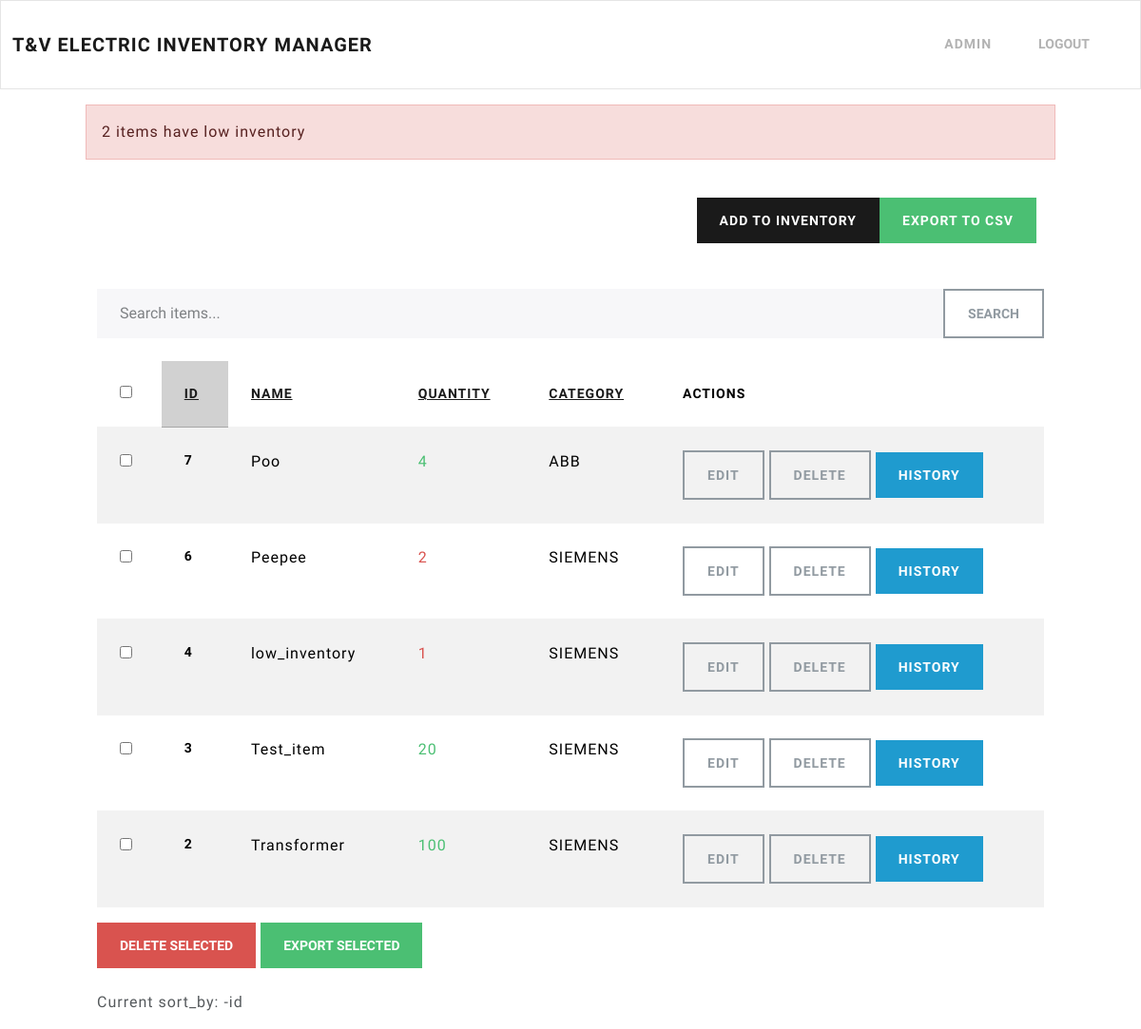
The page /dashboard/?q=&sort=-id (signed in) on the database as committed earlier.
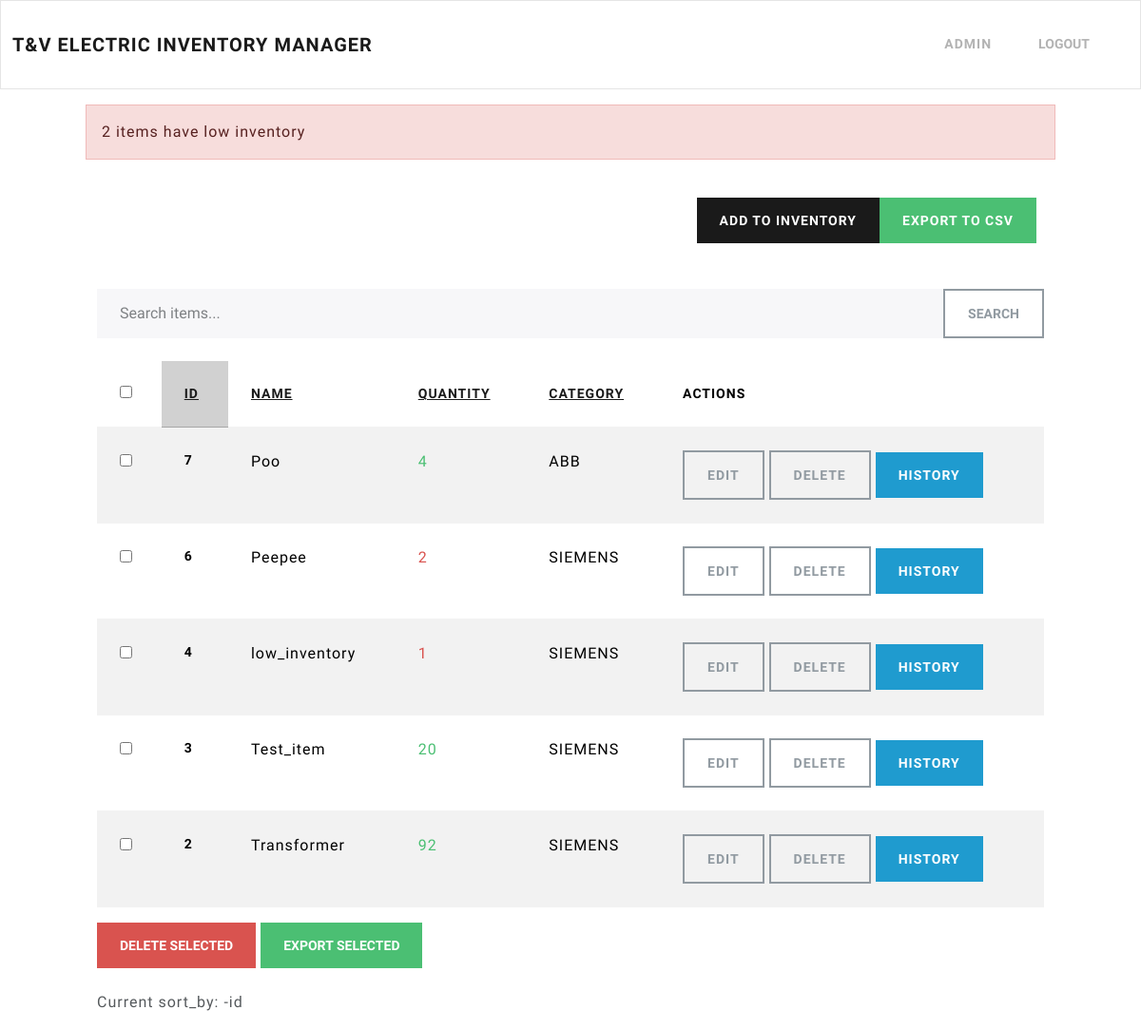
The same page on the database as committed later.
### inventory/models.py (models this page shows, shortened)
class InventoryItem(models.Model):
    name = models.CharField(max_length=200)
    quantity = models.IntegerField()
    category = models.ForeignKey('Category', on_delete=models.SET_NULL, blank=True, null=True)
    date_created = models.DateTimeField(auto_now_add=True)
    is_active = models.BooleanField(default=True)

class Category(models.Model):
    name = models.CharField(max_length=200)
    class Meta:
        verbose_name_plural = 'Categories'

### inventory/views.py (the view)
# urls.py: path('dashboard/', Dashboard.as_view(), name='dashboard'),
class Dashboard(LoginRequiredMixin, View):
	def get(self, request):
		sort_by = request.GET.get('sort', 'id')
		query = request.GET.get('q','').strip()
		allowed_fields = ['id', 'name', 'quantity', 'category__name']
		clean_sort = sort_by.lstrip('-')
		if clean_sort not in allowed_fields:
			sort_by = 'id'
		items = InventoryItem.objects.filter(is_active=True)
		if query:
			items = items.filter(
                Q(name__icontains=query) | Q(category__name__icontains=query)
            )
		items = items.order_by(sort_by)
		low_inventory = InventoryItem.objects.filter(
			quantity__lte=LOW_QUANTITY,
			is_active=True
		)
		if low_inventory.count() > 0:
			if low_inventory.count() > 1:
				messages.error(request, f'{low_inventory.count()} items have low inventory')
			else:
				messages.error(request, f'{low_inventory.count()} item has low invetory')
		low_inventory_ids = InventoryItem.objects.filter(
			quantity__lte=LOW_QUANTITY,
			is_active=True
		).values_list('id', flat=True)
		return render(request, 'inventory/dashboard.html', {
			'items': items,
			'low_inventory_ids': low_inventory_ids,
			'sort_by': sort_by,
			'query': query
			})

### inventory/templates/inventory/dashboard.html (shortened to what the changed rows need)
{% extends 'inventory/base.html' %}
{% block content %}
    <div class="row">
        <div class="col-md-10 col-12 mx-auto mt-4">
            <form method="post" action="{% url 'bulk_action' %}">
                <table class="table table-hover table-striped">
                    <thead>
                        <tr>
                            <th><input type="checkbox" id="select-all"></th>
                            <th scope="col" class="{% if sort_by|slice:'1:' == 'id' or sort_by == 'id' %}table-primary{% endif %}">
                                <a href="?q={{ query|urlencode }}&sort={% if sort_by == 'id' %}-id{% else %}id{% endif %}">ID</a>
                            </th>
                            <th scope="col" class="{% if sort_by|slice:'1:' == 'name' or sort_by == 'name' %}table-primary{% endif %}">
                                <a href="?q={{ query|urlencode }}&sort={% if sort_by == 'name' %}-name{% else %}name{% endif %}">Name</a>
                            </th>
                            <th scope="col" class="{% if sort_by|slice:'1:' == 'quantity' or sort_by == 'quantity' %}table-primary{% endif %}">
                                <a href="?q={{ query|urlencode }}&sort={% if sort_by == 'quantity' %}-quantity{% else %}quantity{% endif %}">Quantity</a>
                            </th>
                            <th scope="col" class="{% if sort_by|slice:'1:' == 'category__name' or sort_by == 'category__name' %}table-primary{% endif %}">
                                <a href="?q={{ query|urlencode }}&sort={% if sort_by == 'category__name' %}-category__name{% else %}category__name{% endif %}">Category</a>
                            </th>
                            <th>Actions</th>
                        </tr>
                    </thead>
                    <tbody>
                        {% for item in items %}
                        <tr>
                            <td><input type="checkbox" name="selected_items" value="{{ item.id }}"></td>
                            <th scope="row">{{ item.id }}</th>
                            <td>{{ item.name }}</td>
                            {% if item.id in low_inventory_ids %}
                                <td class="text-danger">{{ item.quantity }}</td>
                            {% else %}
                                <td class="text-success">{{ item.quantity }}</td>
                            {% endif %}
                            <td>{{ item.category.name }}</td>
                            <td>
                                <a href="{% url 'edit-item' item.id %}" class="btn btn-outline-secondary">Edit</a>
                                <a href="{% url 'delete-item' item.id %}" class="btn btn-outline-secondary">Delete</a>
                                <a href="{% url 'item-history' item.id %}" class="btn btn-info">History</a>
                            </td>
                        </tr>
                        {% endfor %}
                    </tbody>
                </table>
            </form>
        </div>
    </div>
{% endblock content %}

Rows that differ between the two databases and show on the page:
changed InventoryItem "Transformer": quantity "100" → "92"
